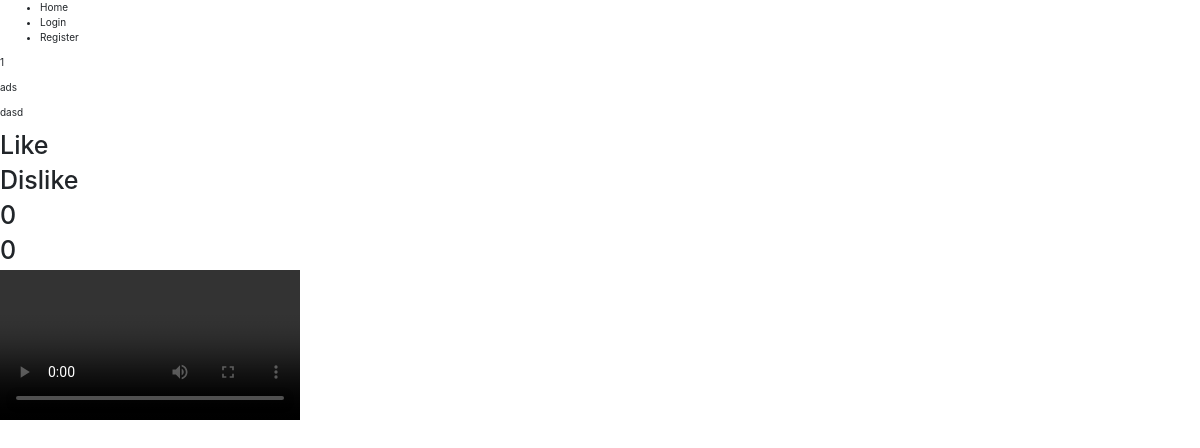
The page /video/1/ on the database as committed earlier.
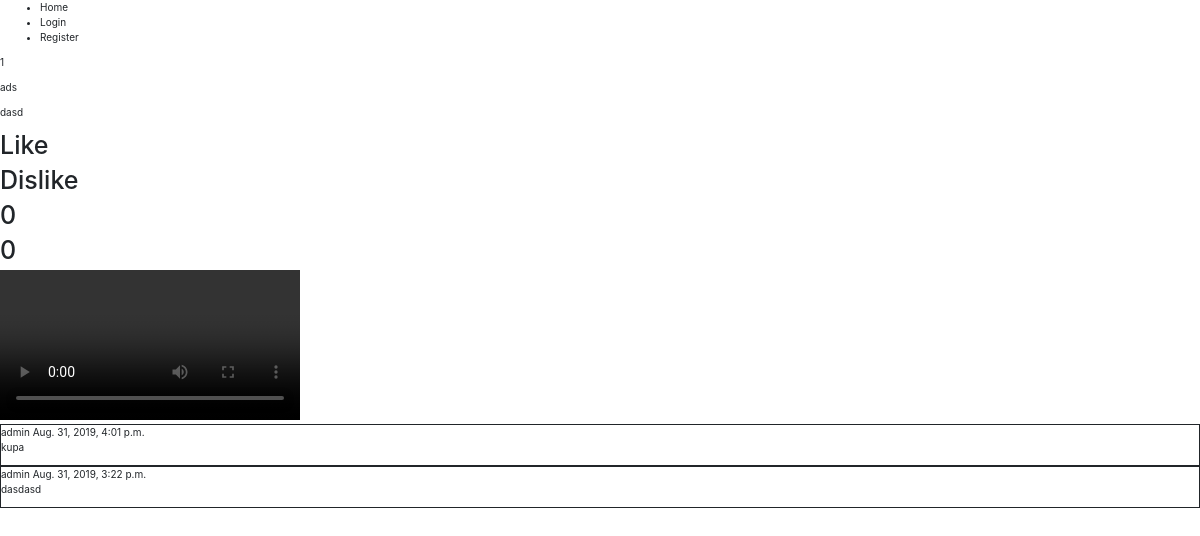
The same page on the database as committed later.
### youtube/models.py (models this page shows, shortened)
class Comment(models.Model):
    text = models.TextField()
    date_added = models.DateTimeField(blank=False, null=False, auto_now=True)
    owner = models.ForeignKey('auth.User', on_delete=models.CASCADE,
                              related_name='comments')
    video = models.ForeignKey(Video, on_delete=models.CASCADE,
                              related_name='comments')

### youtube/views.py (the view, shortened to what this page needs)
# urls.py: path('video/<pk>/', views.VideoView.as_view(), name='video'),
class VideoView(generic.DetailView):
    template_name = 'youtube/video.html'
    model = Video
    def get_context_data(self, **kwargs):
        video = get_object_or_404(Video, pk=self.kwargs.get('pk'))
        kwargs['video'] = video
        kwargs['comments'] = video.comments.order_by('-date_added')
        kwargs['likes_count'] = video.likes.filter(value=1).count()
        kwargs['dislikes_count'] = video.likes.filter(value=0).count()
        kwargs['form'] = AddCommentModelForm
        return super(VideoView, self).get_context_data(**kwargs)

### youtube/templates/youtube/video.html (shortened to what this page needs)
{% extends "base.html" %}
{% block body %}
<p>{{video.id}}</p>
<p>{{video.title}}</p>
<p>{{video.description}}</p>
<h1 class="{% if like == 1%} chosen {% endif %}"> <a href="like">Like</a></h1>
<h1 class="{% if like == 0%} chosen {% endif %}"> <a href="dislike">Dislike</a></h1>
<h1>{{likes_count}}</h1>
<h1>{{dislikes_count}}</h1>
<video controls preload>
    <source src="{{video.file.url}}" type="video/webm">
</video>
{% include "youtube/comments.html" with comments=comments %}
{% endblock %}

### youtube/templates/youtube/comments.html
{% for comment in comments %}
<div style="border: 1px solid;">
    {{comment.owner}}
    {{comment.date_added}}
    <p>{{comment.text}}</p>
</div>
{% endfor %}

Rows that differ between the two databases and show on the page:
added Comment: owner "admin", date_added "Aug. 31, 2019, 4:01 p.m.", text "kupa"
added Comment: owner "admin", date_added "Aug. 31, 2019, 3:22 p.m.", text "dasdasd"
